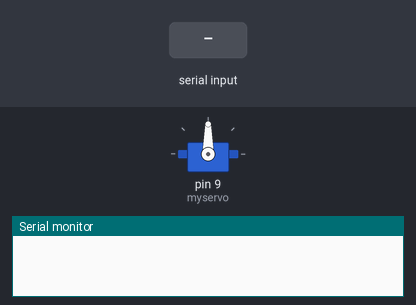
Simulated run of this sketch. Board: Arduino Uno, built with avr-gcc and run on an emulated ATmega328P. Shown: servo, the last lines printed to the serial monitor. The inputs (shaded band) are chosen by the test bench.

Above: at 1.2 s.
1.3 s: "90,45\n" received over Serial
At 1.9 s:
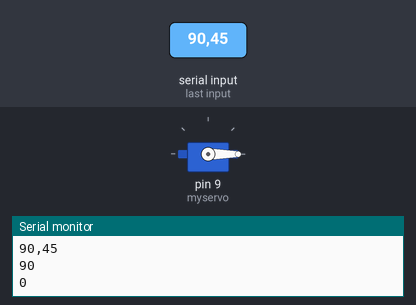
2.8 s: "30,150\n" received over Serial
4.3 s: "200\n" received over Serial
At 5.3 s:
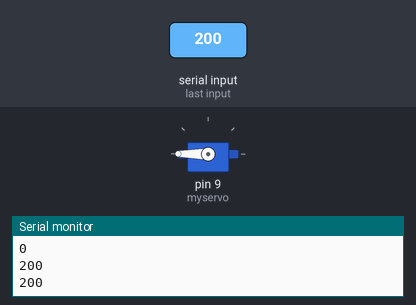
5.8 s: "90\n" received over Serial
At 6.4 s:
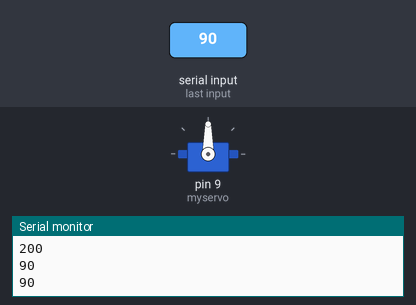
Timing chart, 0 to 8.3 s (numbered marks = the images above; inputs shaded):
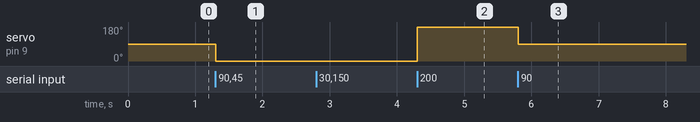

The sketch:

Servo_calibration.ino
```cpp
//zoomkat 7-30-10 serial servo test
//type servo position 0 to 180 in serial monitor
// Powering a servo from the arduino usually *DOES NOT WORK*.


#include <Servo.h>
Servo myservo;  // create servo object to control a servo
char buffer[6];

void setup() {
  Serial.begin(9600);
  myservo.attach(9);
 }

void loop() {
  int index;
  while (Serial.available()) {
    index = Serial.readBytesUntil('\n', buffer, 5);  //newline or max of 5 chars
    buffer[index] = '\0';

    Serial.println(buffer);  //so you can see the captured String
    int n = atoi(buffer);  //convert readString into a number
    Serial.println(n); //so you can see the integer
    myservo.write(n);
    buffer[0] = '\0';
  }
}
```

Measured:
- after the input at 1.3 s, servo on pin 9 (myservo): 90° → 0° at once
- after the input at 4.3 s, servo on pin 9 (myservo): 0° → 180° at once
- after the input at 5.8 s, servo on pin 9 (myservo): 180° → 90° at once
